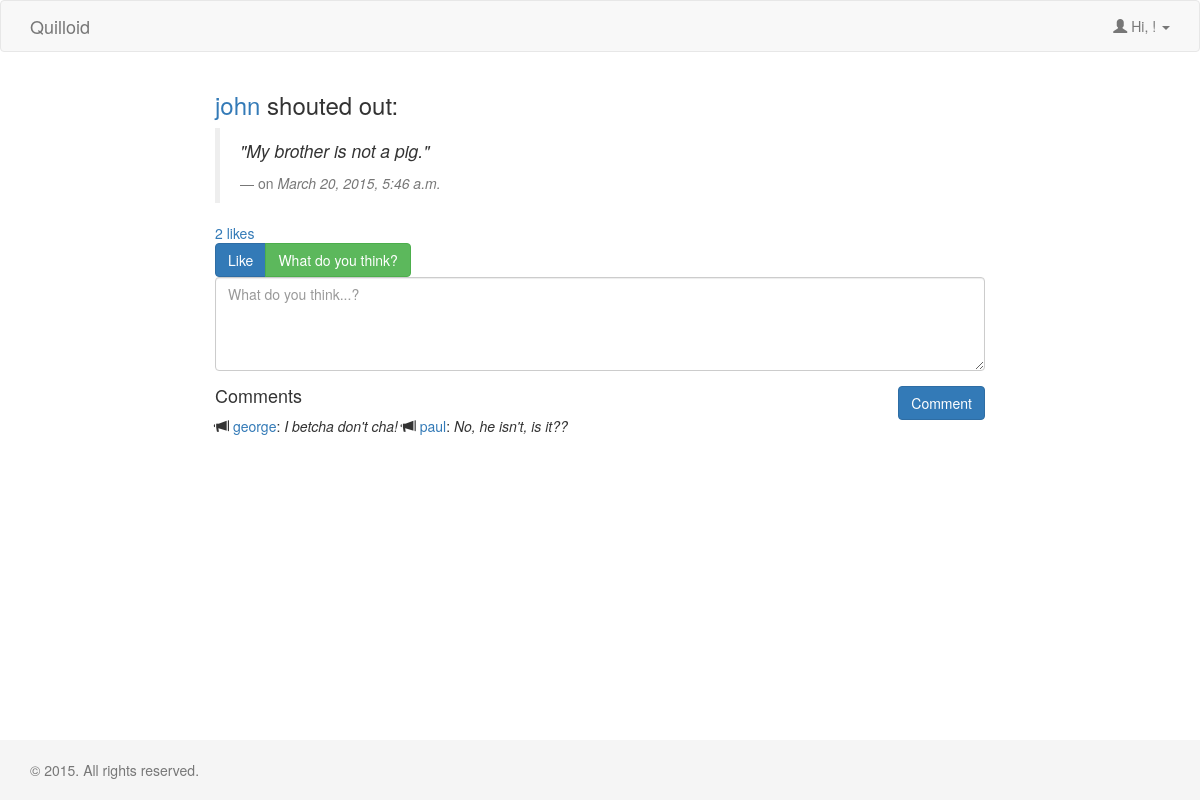
The app's page /feeds/1/ with its own data.
### feeds/models.py (models this page shows, shortened)
class Post(models.Model):
	content = models.TextField()
	author = models.ForeignKey(User)
	likes = models.IntegerField(default=0)
	post_date = models.DateTimeField(auto_now_add=True)

class Comment(models.Model):
	content = models.TextField()
	post = models.ForeignKey(Post)
	author = models.ForeignKey(User)
	comment_date = models.DateTimeField(auto_now_add=True)

### feeds/views.py (the view)
# urls.py: url(r'^(?P<post_id>\d+)/$', views.detail, name='detail'),
def detail(request, post_id):
	post = Post.objects.get(pk=post_id)
	likers_count = Like.objects.filter(post=post).count
	comments = post.comment_set.order_by('-comment_date')
	return render(request, 'feeds/detail.html', {
		'post': post,
		'likers_count': likers_count,
		'is_author': (post.author.pk == request.user.pk),
		'session_user': request.user,
		'comments': comments,
	})

### feeds/templates/feeds/detail.html (shortened to what this page needs)
<!DOCTYPE html>
<html lang="en">
{% include 'static/head.html' %}
<body>
	{% include 'static/header.html' %}
	<div class="container std-container">
		<h3><a href="{% url 'feeds:profile' post.author.id %}">{{ post.author.username }}</a> shouted out:</h3>
		<blockquote>
			<p><em>"{{ post.content }}"</em></p>
			<footer>on <em>{{ post.post_date }}</em></footer>
		</blockquote>
		<div>
		{% if likers_count > 0 %}
			<a href="{% url 'feeds:likers' post.id %}">{{ likers_count }} like{{ likers_count|pluralize }}</a>
		{% endif %}
		</div>
		<div class="btn-group" role="group" aria-label="...">
			<a class="btn btn-primary" href="{% url 'feeds:like' post.id %}">Like</a>
			<a class="btn btn-success" href="{% url 'feeds:like' post.id %}">What do you think?</a>
		</div>
		<form action="{% url 'feeds:comment' post.id %}" method="post">
			<div class="form-group">
				<textarea name="content" class="form-control" rows="4" required placeholder="What do you think...?"></textarea>
			</div>
			<button type="submit" class="btn btn-primary pull-right">Comment</button>
		</form>
		<div>
			<h4>Comments</h4>
			{% for comment in comments %}
				<span class="glyphicon glyphicon-bullhorn" aria-hidden="true"></span>
				<a href="{% url 'feeds:profile' comment.author.id %}">{{ comment.author }}</a>:
				<em>{{ comment.content }}</em>
			{% empty %}
				<p>Be the first to comment!</p>
			{% endfor %}
		</div>
	</div>
	{% include 'static/footer.html' %}
</body>

### feeds/static/feeds/css/styles.css (style rules this page uses)
html { position: relative; min-height: 100%; }
body { margin-bottom: 60px; }
.std-container { width: 800px; }

### records on screen
Post: author.username "john", content "My brother is not a pig.", post_date "March 20, 2015, 5:46 a.m."
Comment: author "george", content "I betcha don't cha!"
Comment: author "paul", content "No, he isn't, is it??"

### other values on screen
{{ likers_count }} "2"
